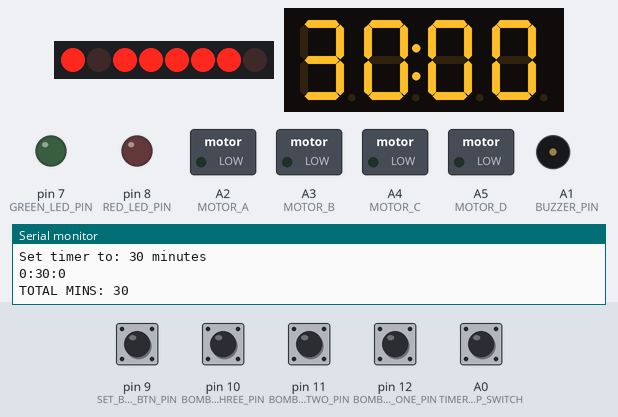
The sketch below on a simulated Arduino Uno, built with avr-gcc and run on an emulated ATmega328P. Parts: 8 shift-register outputs drawn as a row of LEDs (first output left, lit = HIGH), 4-digit seven-segment display, switched loads named in the sketch (green lamp = pin HIGH), output pins drawn as LEDs (lit = HIGH), buzzer (waves = sounding), the last lines printed to the serial monitor. Wiring (inferred from the names in the program): shift register (74HC595): data pin 2; shift clock pin 4; latch pin 3. Wiring (inferred from the signals the program sends): row of LEDs: on Q0, Q1, Q2, Q3, Q4, Q5, Q6, Q7. The test bench sets the inputs (shaded band); at power-on: A0 (TIMER_STEP_SWITCH), pin 9 (SET_BOMB_TIME_BTN_PIN), pin 10 (BOMB_WIRE_THREE_PIN), pin 11 (BOMB_WIRE_TWO_PIN), pin 12 (BOMB_WIRE_ONE_PIN) HIGH. Pins used as bus, display or sensor lines are not drawn.

Above: at 1.2 s.
1.3 s: pin 9 (SET_BOMB_TIME_BTN_PIN) pulled LOW for 3.2 s
At 4.5 s:
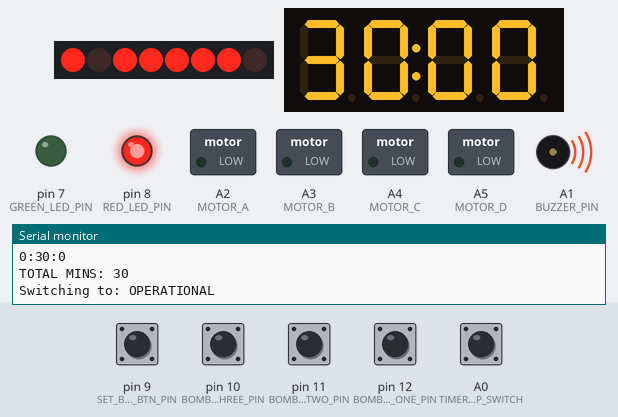
At 7.3 s:
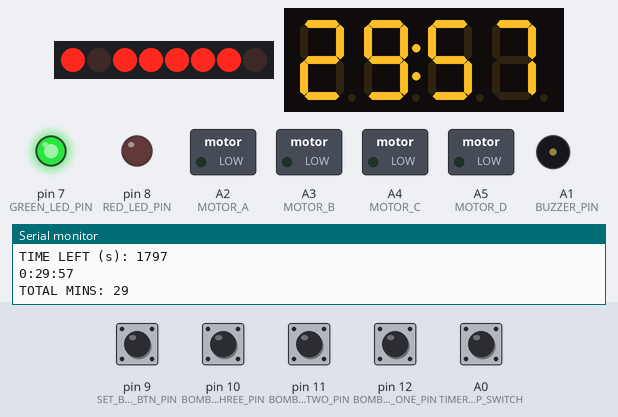
Timing chart, 0 to 8.8 s (numbered marks = the images above; inputs shaded):
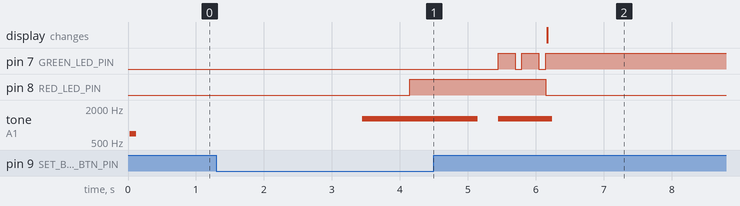

The sketch:

bomb.ino
```cpp
#include <TimeLib.h>
#include <TM1637Display.h>
#include "button.h"

#define DEBUG

enum DEFUSED_STATE
{
  WIRE_1_CUT = 1,
  WIRE_2_CUT = 2,
  WIRE_3_CUT = 4
};

enum BOMB_STATE
{
  IDLE,
  OPERATIONAL,
  EXPLODED,
  DEFUSED
};

#define DP_2_DATA_PIN 6 // TM1637
#define DP_2_CLK_PIN 5  // TM1637

#define DP_1_LATCH_PIN 3 // Latch pin of 74HC595 is connected to Digital pin 5
#define DP_1_CLK_PIN 4   // Clock pin of 74HC595 is connected to Digital pin 6
#define DP_1_DATA_PIN 2  // Data pin of 74HC595 is connected to Digital pin 4

#define BOMB_WIRE_ONE_PIN 12
#define BOMB_WIRE_TWO_PIN 11
#define BOMB_WIRE_THREE_PIN 10

#define SET_BOMB_TIME_BTN_PIN 9
#define RED_LED_PIN 8
#define GREEN_LED_PIN 7

#define BUZZER_PIN A1

#define MOTOR_A A2
#define MOTOR_B A3
#define MOTOR_C A4
#define MOTOR_D A5

#define TIMER_STEP_SWITCH A0


BOMB_STATE cur_state = BOMB_STATE::IDLE;
Button set_bomb_time_btn(SET_BOMB_TIME_BTN_PIN);

TM1637Display display(DP_2_CLK_PIN, DP_2_DATA_PIN);

unsigned long bomb_explode_duration = 0;
unsigned long MAX_BOMB_TIME = 6UL * 3600UL * 1000UL; // 6 hrs

time_t bomb_started_time = 0;

uint8_t dp_digits[5] = {};

void write_motor(int a, int b, int c, int d)
{
  digitalWrite(MOTOR_A, a);
  digitalWrite(MOTOR_B, b);
  digitalWrite(MOTOR_C, c);
  digitalWrite(MOTOR_D, d);
}

void onestep()
{
  const int motor_delay = 1000;

  write_motor(1, 0, 0, 0);
  delayMicroseconds(motor_delay);
  write_motor(1, 1, 0, 0);
  delayMicroseconds(motor_delay);
  write_motor(0, 1, 0, 0);
  delayMicroseconds(motor_delay);
  write_motor(0, 1, 1, 0);
  delayMicroseconds(motor_delay);
  write_motor(0, 0, 1, 0);
  delayMicroseconds(motor_delay);
  write_motor(0, 0, 1, 1);
  delayMicroseconds(motor_delay);
  write_motor(0, 0, 0, 1);
  delayMicroseconds(motor_delay);
  write_motor(1, 0, 0, 1);
  delayMicroseconds(motor_delay);
}

void explode()
{
  switch_state(BOMB_STATE::EXPLODED);
  int i;
  i = 1;
#define NUMBER_OF_STEPS_PER_REV 312
  while (i < NUMBER_OF_STEPS_PER_REV)
  {
    onestep();
    i++;

    if (i % 80 == 0)
      tone(BUZZER_PIN, 1300, 150);
  }

  write_motor(0, 0, 0, 0);
}

void switch_state(BOMB_STATE state)
{
  cur_state = state;
  Serial.print("Switching to: ");
  String state_str = "";
  switch (state)
  {
  case BOMB_STATE::IDLE:
    state_str = "IDLE";
    break;
  case BOMB_STATE::OPERATIONAL:
    state_str = "OPERATIONAL";
    break;
  case BOMB_STATE::EXPLODED:
    state_str = "EXPLODED";
    break;
  case BOMB_STATE::DEFUSED:
    state_str = "DEFUSED";
    break;
  }
  Serial.print(state_str);
  Serial.println();
}

void setup()
{
  pinMode(set_bomb_time_btn.pin, INPUT_PULLUP);

  pinMode(BOMB_WIRE_ONE_PIN, INPUT_PULLUP);
  pinMode(BOMB_WIRE_TWO_PIN, INPUT_PULLUP);
  pinMode(BOMB_WIRE_THREE_PIN, INPUT_PULLUP);

  pinMode(RED_LED_PIN, OUTPUT);
  pinMode(GREEN_LED_PIN, OUTPUT);

  // Set all the pins of 74HC595 as OUTPUT
  pinMode(DP_1_LATCH_PIN, OUTPUT);
  pinMode(DP_1_CLK_PIN, OUTPUT);
  pinMode(DP_1_DATA_PIN, OUTPUT);

  pinMode(MOTOR_A, OUTPUT);
  pinMode(MOTOR_B, OUTPUT);
  pinMode(MOTOR_C, OUTPUT);
  pinMode(MOTOR_D, OUTPUT);

  pinMode(TIMER_STEP_SWITCH, INPUT_PULLUP);

  Serial.begin(115200);

  display.setBrightness(8);

  duration_to_digits_arr(0, dp_digits);
  update_display(dp_digits);
}

void loop()
{
  if (cur_state == BOMB_STATE::IDLE)
  {
    digitalWrite(RED_LED_PIN, LOW);
    digitalWrite(GREEN_LED_PIN, LOW);

    set_bomb_time_btn.update();

    if (set_bomb_time_btn.transitioned_to(HIGH))
    {
      const unsigned long set_timer_step_sec = 30UL * 60UL; // 30 min
      const unsigned long set_timer_step_sec_short = 5UL * 60UL; // 5 min
      bomb_explode_duration += digitalRead(TIMER_STEP_SWITCH) == LOW ? set_timer_step_sec_short : set_timer_step_sec;
      tone(BUZZER_PIN, 700, 100);
      if (bomb_explode_duration > MAX_BOMB_TIME)
      {
        bomb_explode_duration = 0;
      }

      Serial.println(String("Set timer to: ") + String(bomb_explode_duration / 60) + String(" minutes"));

      duration_to_digits_arr(bomb_explode_duration, dp_digits);
      update_display(dp_digits);
    }
    else if (set_bomb_time_btn.long_press())
    {
      switch_state(BOMB_STATE::OPERATIONAL);
      bomb_started_time = now();

      digitalWrite(RED_LED_PIN, LOW);
      tone(BUZZER_PIN, 1300, 350);
      delay(350);
      tone(BUZZER_PIN, 1300, 350);
      delay(350);
      digitalWrite(RED_LED_PIN, HIGH);
      tone(BUZZER_PIN, 1300, 1000);
    }
  }
  else if (cur_state == BOMB_STATE::OPERATIONAL)
  {
    static uint8_t state_defused = 0;
    static uint8_t prev_state_defused = 0;

    if (digitalRead(BOMB_WIRE_ONE_PIN) == HIGH)
    {
      Serial.println("1 is HIGH");
      state_defused |= DEFUSED_STATE::WIRE_1_CUT;
    }
    if (digitalRead(BOMB_WIRE_TWO_PIN) == HIGH)
      state_defused |= DEFUSED_STATE::WIRE_2_CUT;
    if (digitalRead(BOMB_WIRE_THREE_PIN) == HIGH)
      state_defused |= DEFUSED_STATE::WIRE_3_CUT;

    const uint8_t DEFUSED_SUCCESS = DEFUSED_STATE::WIRE_1_CUT | DEFUSED_STATE::WIRE_2_CUT | DEFUSED_STATE::WIRE_3_CUT;
    const uint8_t DEFUSED_WRONG = DEFUSED_STATE::WIRE_3_CUT | DEFUSED_STATE::WIRE_2_CUT;

    if ((state_defused & DEFUSED_SUCCESS) == DEFUSED_SUCCESS)
    {
      switch_state(BOMB_STATE::DEFUSED);

      digitalWrite(GREEN_LED_PIN, HIGH);
      tone(BUZZER_PIN, 1300, 350);
      delay(250);
      digitalWrite(GREEN_LED_PIN, LOW);
      delay(100);

      digitalWrite(GREEN_LED_PIN, HIGH);
      tone(BUZZER_PIN, 1300, 350);
      delay(250);
      digitalWrite(GREEN_LED_PIN, LOW);
      delay(100);

      digitalWrite(RED_LED_PIN, LOW);
      digitalWrite(GREEN_LED_PIN, HIGH);
      tone(BUZZER_PIN, 1300, 350);
    }
    // Wrong wires cut
    else if ((state_defused & DEFUSED_WRONG) == DEFUSED_WRONG)
    {
      explode();
    }
    // If all wires are still okay, OR wrong ones are still okay
    else if (state_defused != prev_state_defused)
    {

#ifdef DEBUG
      Serial.println("\n----------------");
      Serial.println(prev_state_defused);
      Serial.println(state_defused);
#endif

      if ((state_defused & DEFUSED_STATE::WIRE_1_CUT) == DEFUSED_STATE::WIRE_1_CUT)
      {
        digitalWrite(GREEN_LED_PIN, HIGH);
        tone(BUZZER_PIN, 1300, 350);
        delay(350);
        digitalWrite(GREEN_LED_PIN, LOW);
      }
      // Wrong wire cut
      else
      {
        bomb_started_time = now() - bomb_explode_duration + (2L * 60L); // set time left to 2 minutes

        digitalWrite(RED_LED_PIN, HIGH);
        tone(BUZZER_PIN, 1300, 350);
        delay(250);
        digitalWrite(RED_LED_PIN, LOW);
        delay(100);

        digitalWrite(RED_LED_PIN, HIGH);
        tone(BUZZER_PIN, 1300, 350);
        delay(250);
      }
    }

    prev_state_defused = state_defused;

    // Pulse
    tone(BUZZER_PIN, 1300, 100);

    // Update display
    auto time_left = bomb_started_time + bomb_explode_duration - now();
    if (time_left < 0)
    {
      time_left = 0;
    }
#ifdef DEBUG
    Serial.print("TIME LEFT (s): ");
    Serial.print(time_left);
    Serial.println();
#endif
    duration_to_digits_arr(time_left, dp_digits);
    update_display(dp_digits);

    // Times up
    if (time_left == 0)
    {
      explode();
    }
  }
  else if (cur_state == BOMB_STATE::DEFUSED)
  {
  }
  else if (cur_state == BOMB_STATE::EXPLODED)
  {
    // TODO: after 5 sec go to idle
  }

  if (cur_state == BOMB_STATE::OPERATIONAL)
  {
    delay(1300);
  }
  else
  {
    delay(100);
  }
}

// duration is in sec
void duration_to_digits_arr(time_t duration, uint8_t digits[5])
{
  // duration = duration / 1000L;
  int h = numberOfHours(duration);
  int min = numberOfMinutes(duration);
  int sec = numberOfSeconds(duration);

  int mins_combined = h * 60 + min;

#ifdef DEBUG
  Serial.print(h);
  Serial.print(":");
  Serial.print(min);
  Serial.print(":");
  Serial.print(sec);
  Serial.println();

  Serial.print("TOTAL MINS: ");
  Serial.print(mins_combined);
  Serial.println();
#endif

  digits[0] = mins_combined / 100 % 10;
  digits[1] = mins_combined / 10 % 10;
  digits[2] = mins_combined % 10;
  digits[3] = sec / 10 % 10;
  digits[4] = sec % 10;
}


//
//      A
//     ---
//  F |   | B
//     -G-
//  E |   | C
//     ---
//      D
const uint8_t digitToSegment[] = {
    //  XBAECDGF
      0b01111101, // 0
      0b11001000, // 1
      0b01110110, // 2
      0b01101110, // 3
      0b01001011, // 4
      0b00101111, // 5
      0b00111111, // 6>
      0b01111011, // A
      0b00011111, // B
      0b00110101, // C
      0b01011110, // D
      0b00110111, // E
      0b00110011  // F
};

uint8_t encoded_digits[4] = {}; // TM1637 buffer

void update_display(uint8_t digits[5])
{
  // Update sev seg display for digit 0
  digitalWrite(DP_1_LATCH_PIN, LOW);
  shiftOut(DP_1_DATA_PIN, DP_1_CLK_PIN, MSBFIRST, digitToSegment[digits[0]]);
  digitalWrite(DP_1_LATCH_PIN, HIGH);

  //  Update tm1637 for digits 1-4
  encoded_digits[0] = display.encodeDigit(digits[1]);
  encoded_digits[1] = display.encodeDigit(digits[2]);
  encoded_digits[1] |= 0b10000000; // Show ':'
  encoded_digits[2] = display.encodeDigit(digits[3]);
  encoded_digits[3] = display.encodeDigit(digits[4]);

  display.setSegments(encoded_digits);
}
```

button.h
```cpp
class Button
{
  int prev_state;
  int cur_state;
  time_t last_transition_time = 0;
  bool consider_long_press = false;

public:
  const int pin;
  const int long_press_trigger;

public:
  Button(int pin, int long_press_trigger = 2000) : pin(pin), long_press_trigger(long_press_trigger)
  {
    prev_state = cur_state = 0;
  }

  void update()
  {
    set_state(digitalRead(pin));

    if (transitioned_to(LOW))
    {
      last_transition_time = millis();
      consider_long_press = true;
    }
    else if (transitioned_to(HIGH))
    {
      consider_long_press = false;
    }
  }

  bool transitioned_to(int state)
  {
    return prev_state != state && cur_state == state;
  }

  int get_state()
  {
    return cur_state;
  }

  bool long_press()
  {
    if (consider_long_press)
    {
#ifdef DEBUG
      Serial.print("TRIGGER AT: ");
      Serial.print(last_transition_time + long_press_trigger);
      Serial.println();
      Serial.println(millis(), DEC);
#endif
      return (last_transition_time + long_press_trigger) < millis();
    }
    return false;
  }

private:
  void set_state(int state)
  {
    prev_state = cur_state;
    cur_state = state;
  }
};
```

Measured:
- after the input at 1.3 s, pin 7 (GREEN_LED_PIN): alternates HIGH for 0.25 s and LOW for 0.10 s, 5 changes in all, then stays HIGH, starting after 4.1 s; pin 8 (RED_LED_PIN): LOW → HIGH after 2.8 s, → LOW 2.0 s later; tone on A1 (BUZZER_PIN): silent → 1300 Hz after 2.1 s, → silent 1.7 s later, → 1300 Hz 0.30 s later, → silent 0.80 s later
